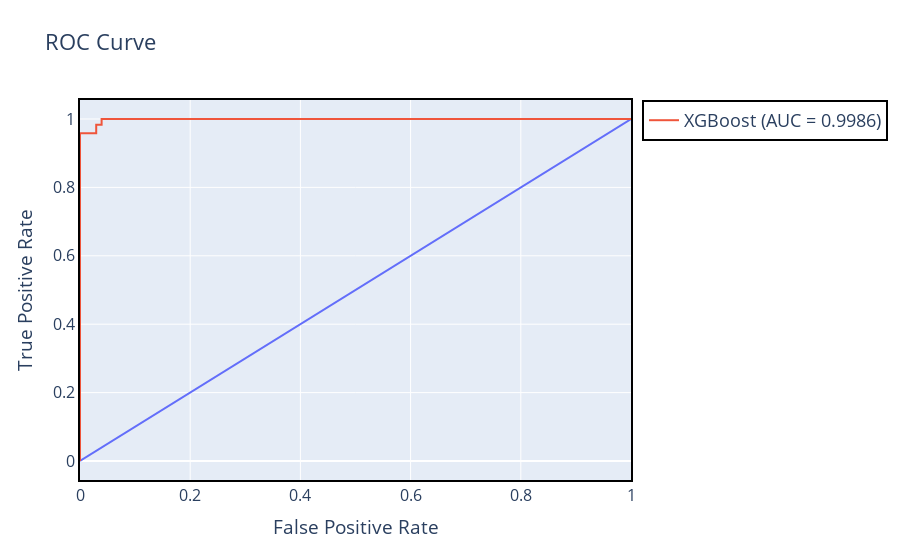

The cell this chart's notebook holds for it:
### Code cell
show_roc_curve(xgboost, "XGBoost", X_test, y_test)

### Figure 1 — Plotly figure (JSON) as saved in the notebook; plotly's stock layout.template omitted (floating-point values rounded to 4 significant figures)
{"data": [{"hovertemplate": "False Positive Rate=%{x}<br>True Positive Rate=%{y}<extra></extra>", "legendgroup": "", "line": {"color": "#636efa", "dash": "solid"}, "marker": {"symbol": "circle"}, "mode": "lines", "name": "", "orientation": "v", "showlegend": false, "type": "scatter", "x": [0, 1], "xaxis": "x", "y": [0, 1], "yaxis": "y"}, {"mode": "lines", "name": "XGBoost (AUC = 0.9986)", "type": "scatter", "x": [0, 0, 0, 0.02941, 0.02941, 0.03922, 0.03922, 0.05882, 0.07843, 0.6569, 0.6765, 0.7353, 0.7549, 1], "y": [0, 0.008264, 0.9587, 0.9587, 0.9835, 0.9835, 1, 1, 1, 1, 1, 1, 1, 1]}], "layout": {"font": {"size": 16}, "legend": {"bordercolor": "Black", "borderwidth": 2, "font": {"size": 18}, "tracegroupgap": 0}, "title": {"text": "ROC Curve"}, "xaxis": {"anchor": "y", "domain": [0, 1], "linecolor": "black", "linewidth": 2, "mirror": true, "showline": true, "title": {"text": "False Positive Rate"}}, "yaxis": {"anchor": "x", "domain": [0, 1], "linecolor": "black", "linewidth": 2, "mirror": true, "showline": true, "title": {"text": "True Positive Rate"}}}}
